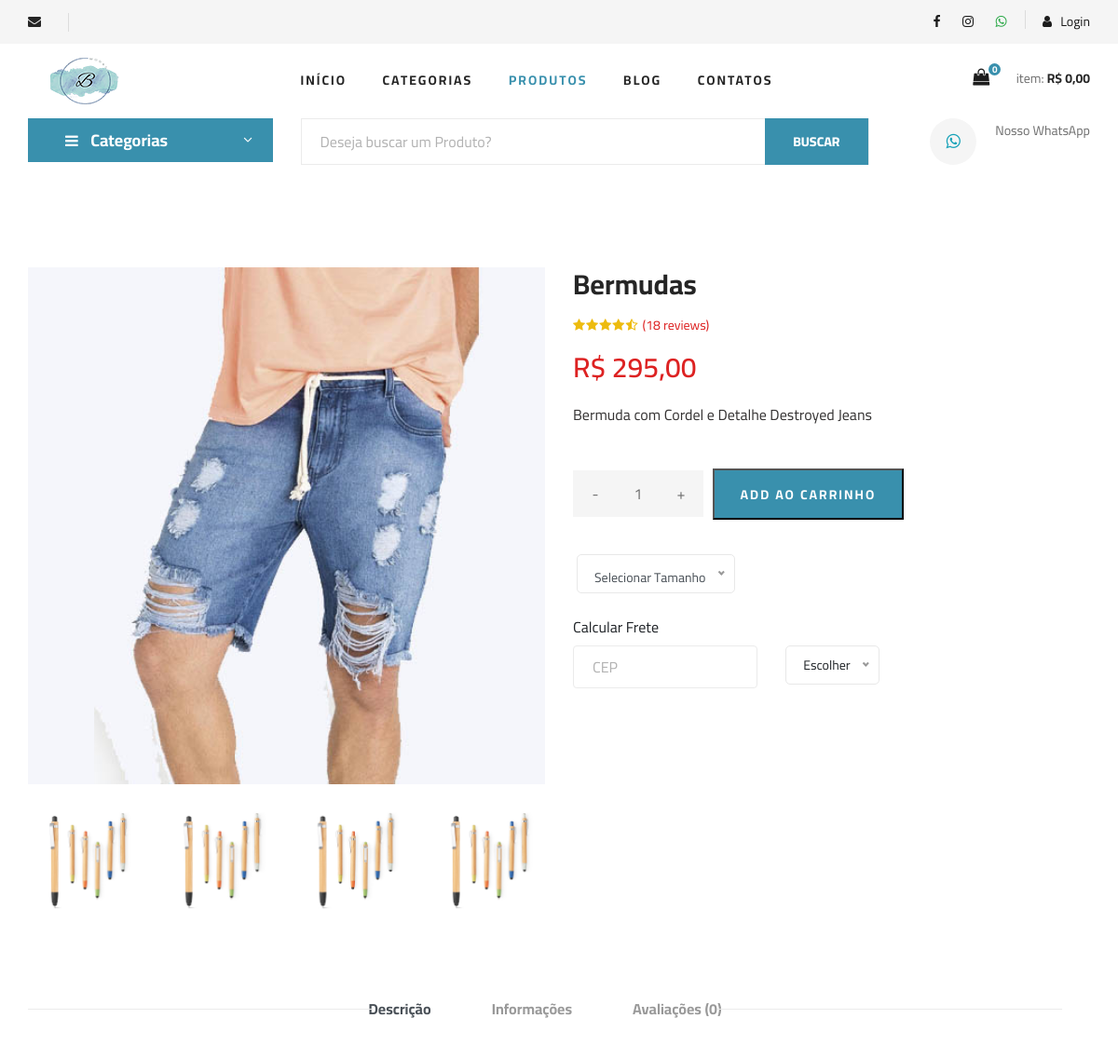
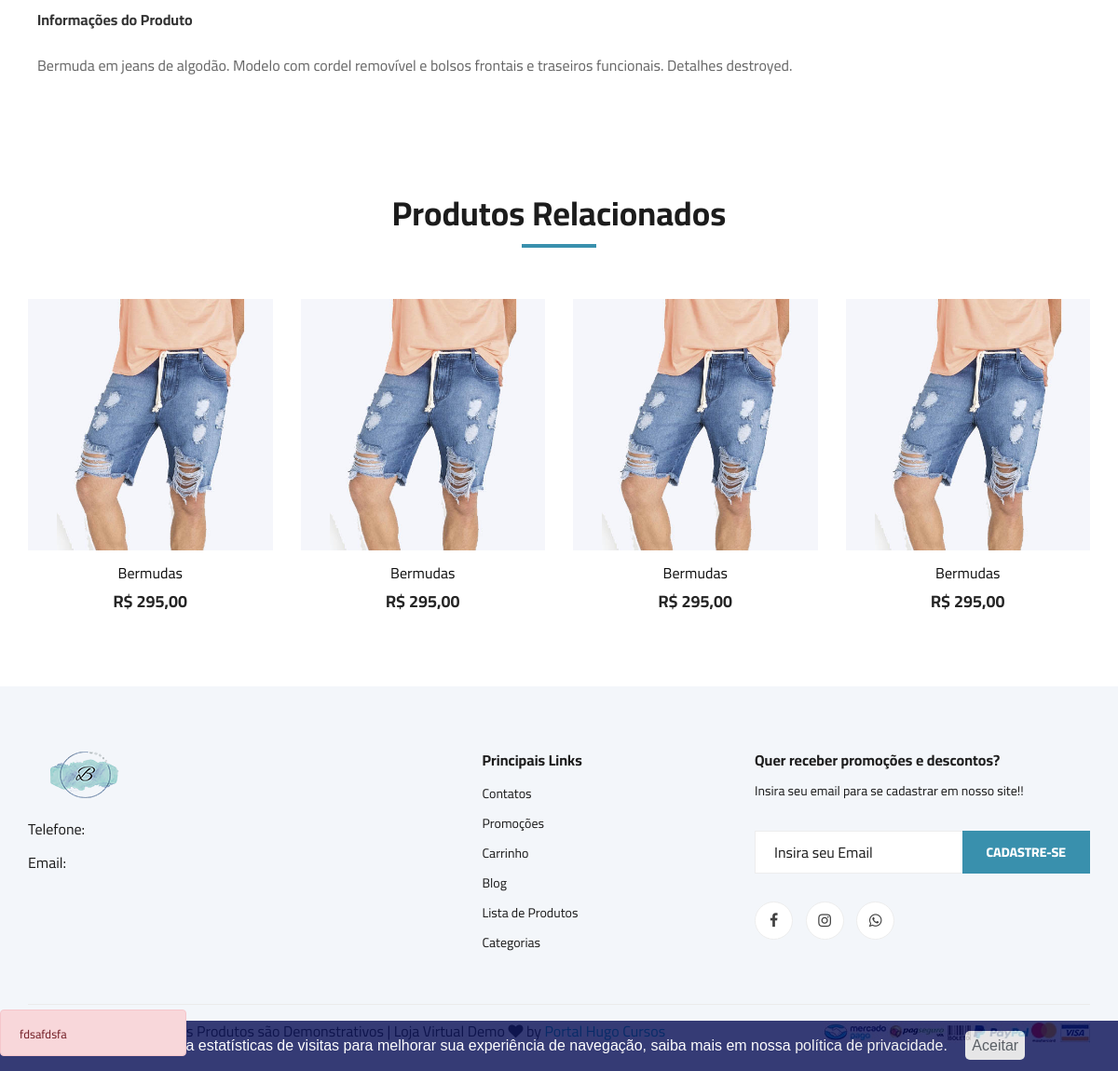
The app's page /produto-bermudas with its own data (2 pictures, top to bottom).
### tables this page shows
CREATE TABLE `produtos` (
  `id` int(11) NOT NULL AUTO_INCREMENT,
  `sku` varchar(10) NOT NULL,
  `categoria` int(11) NOT NULL,
  `sub_categoria` int(11) NOT NULL,
  `nome` varchar(100) NOT NULL,
  `nome_url` varchar(100) NOT NULL,
  `descricao` varchar(1000) NOT NULL,
  `descricao_longa` text NOT NULL,
  `valor` decimal(10,2) NOT NULL,
  `imagem` varchar(100) NOT NULL,
  `estoque` int(11) NOT NULL,
  `tipo_envio` int(11) NOT NULL,
  `palavras` varchar(250) NOT NULL,
  `ativo` varchar(5) NOT NULL,
  `peso` double(8,2) DEFAULT NULL,
  `largura` int(11) DEFAULT NULL,
  `altura` int(11) DEFAULT NULL,
  `comprimento` int(11) DEFAULT NULL,
  `modelo` varchar(100) DEFAULT NULL,
  `valor_frete` decimal(8,2) DEFAULT NULL,
  `promocao` varchar(5) NOT NULL,
  `vendas` int(11) DEFAULT NULL,
  `link` varchar(150) DEFAULT NULL,
  `variavel` varchar(5) DEFAULT NULL,
  PRIMARY KEY (`id`)
);

CREATE TABLE `imagens` (
  `id` int(11) NOT NULL AUTO_INCREMENT,
  `id_produto` int(11) NOT NULL,
  `imagem` varchar(100) NOT NULL,
  PRIMARY KEY (`id`)
);

CREATE TABLE `carac` (
  `id` int(11) NOT NULL AUTO_INCREMENT,
  `nome` varchar(50) NOT NULL,
  PRIMARY KEY (`id`)
);

CREATE TABLE `alertas` (
  `id` int(11) NOT NULL AUTO_INCREMENT,
  `titulo_alerta` varchar(20) NOT NULL,
  `titulo_mensagem` varchar(100) NOT NULL,
  `mensagem` varchar(1000) NOT NULL,
  `link` varchar(100) DEFAULT NULL,
  `imagem` varchar(100) DEFAULT NULL,
  `data` date NOT NULL,
  `ativo` varchar(5) NOT NULL,
  PRIMARY KEY (`id`)
);

### produto.php (the view, shortened to what this page needs)
<?php
$produto_get = @$_GET['nome'];
?>
<?php
require_once("cabecalho.php");
require_once("cabecalho-busca.php");
$query = $pdo->query("SELECT * FROM produtos where nome_url = '$produto_get' ");
$res = $query->fetchAll(PDO::FETCH_ASSOC);
$nome = $res[0]['nome'];
$imagem = $res[0]['imagem'];
$sub_cat = $res[0]['sub_categoria'];
$valor = $res[0]['valor'];
$estoque = $res[0]['estoque'];
$descricao = $res[0]['descricao'];
$desc_longa = $res[0]['descricao_longa'];
$tipo_envio = $res[0]['tipo_envio'];
$id_produto = $res[0]['id'];
 if($estoque > 0){
            $classe_carrinho = 'inline-block';
          }else{
             $classe_esgotado = 'block';
              $classe_carrinho = 'none';
          }
 $valor = number_format($valor, 2, ',', '.');
$querye = $pdo->query("SELECT * FROM tipo_envios where id = '$tipo_envio' ");
    $rese = $querye->fetchAll(PDO::FETCH_ASSOC);
    $nome_frete = @$rese[0]['nome'];
?>
<section class="product-details spad">
    <div class="container">
        <div class="row">
            <div class="col-lg-6 col-md-6">
                <div class="product__details__pic">
                    <div class="product__details__pic__item">
                        <img class="product__details__pic__item--large"
                        src="img/produtos/<?php echo $imagem ?>" alt="">
                    </div>
                    <div class="product__details__pic__slider owl-carousel">
                        <?php
                         $query = $pdo->query("SELECT * FROM imagens where id_produto = '$id_produto' ");
                            $res = $query->fetchAll(PDO::FETCH_ASSOC);
                            for ($i=0; $i < count($res); $i++) {
                              $imagem_prod = $res[$i]['imagem'];
                         ?>
                        <img data-imgbigurl="img/produtos/detalhes/<?php echo $imagem_prod ?>"
                        src="img/produtos/detalhes/<?php echo $imagem_prod ?>" alt="">
                    <?php } ?>
                    </div>
                </div>
            </div>
            <div class="col-lg-6 col-md-6">
                <div class="product__details__text">
                    <h3><?php echo $nome ?></h3>
                    <div class="product__details__rating">
                        <i class="fa fa-star"></i>
                        <i class="fa fa-star"></i>
                        <i class="fa fa-star"></i>
                        <i class="fa fa-star"></i>
                        <i class="fa fa-star-half-o"></i>
                        <span>(18 reviews)</span>
                    </div>
                    <div class="product__details__price">
                        R$ <?php echo $valor ?>
                        </div>
                    <p><?php echo $descricao ?></p>
                    <div style="display:<?php echo $classe_carrinho ?>">
                    <form method="post" id="form-add">
                    <div class="product__details__quantity">
                        <div class="quantity">
                            <div class="pro-qty">
                                <input type="text" name="quantidade" value="1">
                            </div>
                        </div>
                    </div>
                    <button class="primary-btn" id="btn-add-car">ADD AO CARRINHO</button>
                        <div class="row mt-4 mb-4 ml-1">
                            <?php
                               $query2 = $pdo->query("SELECT * from carac_prod where id_prod = '$id_produto' ");
                                $res2 = $query2->fetchAll(PDO::FETCH_ASSOC);
                                for ($i=0; $i < count($res2); $i++) {
                             ?>
                            <div class="mr-3 mt-2">
                            </div>
                        <?php } ?>
                        </div>
                        </form>
                         <?php
                            if($nome_frete == 'Correios'){ ?>
                                 <div class="checkout__order__total">Calcular Frete<br>
                            <div class="checkout__input py-2">
                                    <form id="frm" method="post">
                                    <div class="row">
                                        <div class="col-md-7">
                                             <div class="checkout__input">
                                            <input type="text" name="cep2" id="cep2" placeholder="CEP">
                                             </div>
                                        </div>
                                         <div class="col-md-5">
                                        </div>
                                    </div>
                                </form>
                       </div>
                   </div>
                           <?php } ?>
                    </div>
                </div>
            </div>
        </div>
        <div class="row"  style="width:100%">
            <div class="col-lg-12">
                <div class="product__details__tab">
                    <ul class="nav nav-tabs" role="tablist">
                        <li class="nav-item">
                            <a class="nav-link active" data-toggle="tab" href="#tabs-1" role="tab"
                            aria-selected="true">Descrição</a>
                        </li>
                        <li class="nav-item">
                            <a class="nav-link" data-toggle="tab" href="#tabs-2" role="tab"
                            aria-selected="false">Informações</a>
                        </li>
                        <?php
                            $query = $pdo->query("SELECT * FROM avaliacoes where id_produto = '$id_produto' ");
                            $res = $query->fetchAll(PDO::FETCH_ASSOC);
                            $total_aval = @count($res);
                         ?>
                        <li class="nav-item">
                            <a class="nav-link" data-toggle="tab" href="#tabs-3" role="tab"
                            aria-selected="false">Avaliações <span>(<?php echo $total_aval ?>)</span></a>
                        </li>
                    </ul>
                    <div class="tab-content" style="padding:10px">
                        <div class="tab-pane active" id="tabs-1" role="tabpanel">
                            <div class="product__details__tab__desc">
                                <h6>Informações do Produto</h6>
                                <p><?php echo $desc_longa ?></p>
                            </div>
                        </div>
            </div>
        </div>
    </div>
</section>
<section class="related-product">
    <div class="container">
        <div class="row">
            <div class="col-lg-12">
                <div class="section-title related__product__title">
                    <h2>Produtos Relacionados</h2>
                </div>
            </div>
        </div>
        <div class="row">
            <div class="categories__slider owl-carousel">
            <?php
 $query = $pdo->query("SELECT * FROM produtos where sub_categoria = '$sub_cat' and ativo = 'Sim' and estoque > 0 order by id desc  ");
 $res = $query->fetchAll(PDO::FETCH_ASSOC);
 for ($i=0; $i < count($res); $i++) {
  $nome = $res[$i]['nome'];
  $valor = $res[$i]['valor'];
  $nome_url = $res[$i]['nome_url'];
  $imagem = $res[$i]['imagem'];
  $promocao = $res[$i]['promocao'];
  $id = $res[$i]['id'];
  $valor = number_format($valor, 2, ',', '.');
  if($promocao == 'Sim'){
    $queryp = $pdo->query("SELECT * FROM promocoes where id_produto = '$id' ");
    $resp = $queryp->fetchAll(PDO::FETCH_ASSOC);
    $valor_promo = $resp[0]['valor'];
    $desconto = $resp[0]['desconto'];
    $valor_promo = number_format($valor_promo, 2, ',', '.');
    ?>
   <div class="col-lg-3 col-md-4 col-sm-6 mix sapatos fresh-meat">
                    <div class="product__discount__item">
                        <div class="product__discount__item__pic set-bg"
                        data-setbg="img/produtos/<?php echo $imagem ?>">
                        <div class="product__discount__percent">-<?php echo $desconto ?>%</div>
                        <ul class="product__item__pic__hover">
                           <li><a href="produto-<?php echo $nome_url ?>"><i class="fa fa-eye"></i></a></li>
                           <li><a href="" onclick="irCarrinho('<?php echo $id ?>','Não')"><i class="fa fa-shopping-cart"></i></a>
                           </ul>
                       </div>
                       <div class="product__discount__item__text">
                        <h5><a href="produto-<?php echo $nome_url ?>"><?php echo $nome ?></a></h5>
                        <div class="product__item__price">R$ <?php echo $valor_promo ?> <span>R$ <?php echo $valor ?></span></div>
                    </div>
                </div>
            </div>
   <?php }else{ ?>
<div class="col-lg-3 col-md-4 col-sm-6 mix sapatos fresh-meat">
    <div class="featured__item">
        <div class="featured__item__pic set-bg" data-setbg="img/produtos/<?php echo $imagem ?>">
        </div>
        <div class="featured__item__text">
            <a href="produto-<?php echo $nome_url ?>"><h6><?php echo $nome ?></h6>
                <h5>R$ <?php echo $valor ?></h5></a>
            </div>
        </div>
    </div>
<?php } } ?>
    </div>
        </div>
    </div>
</section>
<?php
require_once("rodape.php");
?>

### rodape.php (shortened to what this page needs)
<?php
require_once("conexao.php");
$query = $pdo->query("SELECT * FROM alertas where data >= curDate() and ativo = 'Sim' order by id limit 1");
$res = $query->fetchAll(PDO::FETCH_ASSOC);
$linhas = @count($res);
if($linhas > 0){
  $titulo = $res[0]['titulo_alerta'];
 ?>
  <div class="row">
      <a data-toggle="modal" href="#modalPromocoes">
      <div class="alert alert-danger fixed-bottom col-md-2" role="alert">
        <small><?php echo $titulo ?></small>
      </div>
      </a>
   </div>
<?php } ?>
<footer class="footer spad">
    <div class="container">
        <div class="row">
            <div class="col-lg-4 col-md-6 col-sm-6">
                <div class="footer__about">
                    <div class="footer__about__logo">
                        <a href="./index.php"><img src="img/logo.png" alt=""></a>
                    </div>
                    <ul>
                        <li>Telefone: <?php echo $telefone_loja ?></li>
                        <li>Email: <?php echo $email_loja ?></li>
                    </ul>
                </div>
            </div>
            <div class="col-lg-3 col-md-6 col-sm-6 offset-lg-1">
                <div class="footer__widget">
                    <h6>Principais Links</h6>
                    <ul>
                        <li><a href="contatos.php">Contatos</a></li>
                        <li><a href="promocoes.php">Promoções</a></li>
                        <li><a href="carrinho.php">Carrinho</a></li>
                        <li><a href="blog.php">Blog</a></li>
                        <li><a href="lista-produtos.php">Lista de Produtos</a></li>
                        <li><a href="categorias.php">Categorias</a></li>
                    </ul>
                </div>
            </div>
            <div class="col-lg-4 col-md-12">
                <div class="footer__widget">
                    <h6>Quer receber promoções e descontos?</h6>
                    <p>Insira seu email para se cadastrar em nosso site!!</p>
                    <form action="sistema/index.php" method="get">
                        <input type="email" name="email_rodape" placeholder="Insira seu Email" required>
                        <button type="submit" class="site-btn">Cadastre-se</button>
                    </form>
                    <div class="footer__widget__social">
                        <a target="_blank" title="Ir para página do Facebook" href="#"><i class="fa fa-facebook"></i></a>
                        <a target="_blank" href="#"><i class="fa fa-instagram"></i></a>
                        <a target="_blank" href="http://api.whatsapp.com/send?1=pt_BR&phone=<?php echo $whatsapp_link ?>" title="<?php echo $whatsapp_loja ?>"><i class="fa fa-whatsapp"></i></a>
                    </div>
                </div>
            </div>
        </div>
        <div class="row">
            <div class="col-lg-12">
                <div class="footer__copyright">
                    <div class="footer__copyright__text"><p>
                      <a class="text-info" href="https://www.hugocursos.com.br" target="_blank"></a>
                      </p></div>
                      <div class="footer__copyright__payment"><img src="img/pagamentos.jpeg" alt=""></div>
                  </div>
              </div>
          </div>
      </div>
  </footer>
</body>
</html>

### records on screen
produtos: imagem (picture), nome "Bermudas", valor "295,00", descricao "Bermuda com Cordel e Detalhe Destroyed Jeans", descricao_longa "Bermuda em jeans de algodão. Modelo com cordel removível e bolsos frontais e traseiros funcionais. Detalhes destroyed."
imagens: imagem (picture)
alertas: titulo_alerta "fdsafdsfa"

### other values on screen
$linhas "0"
$total_c "0,00"
$total_aval "0"
